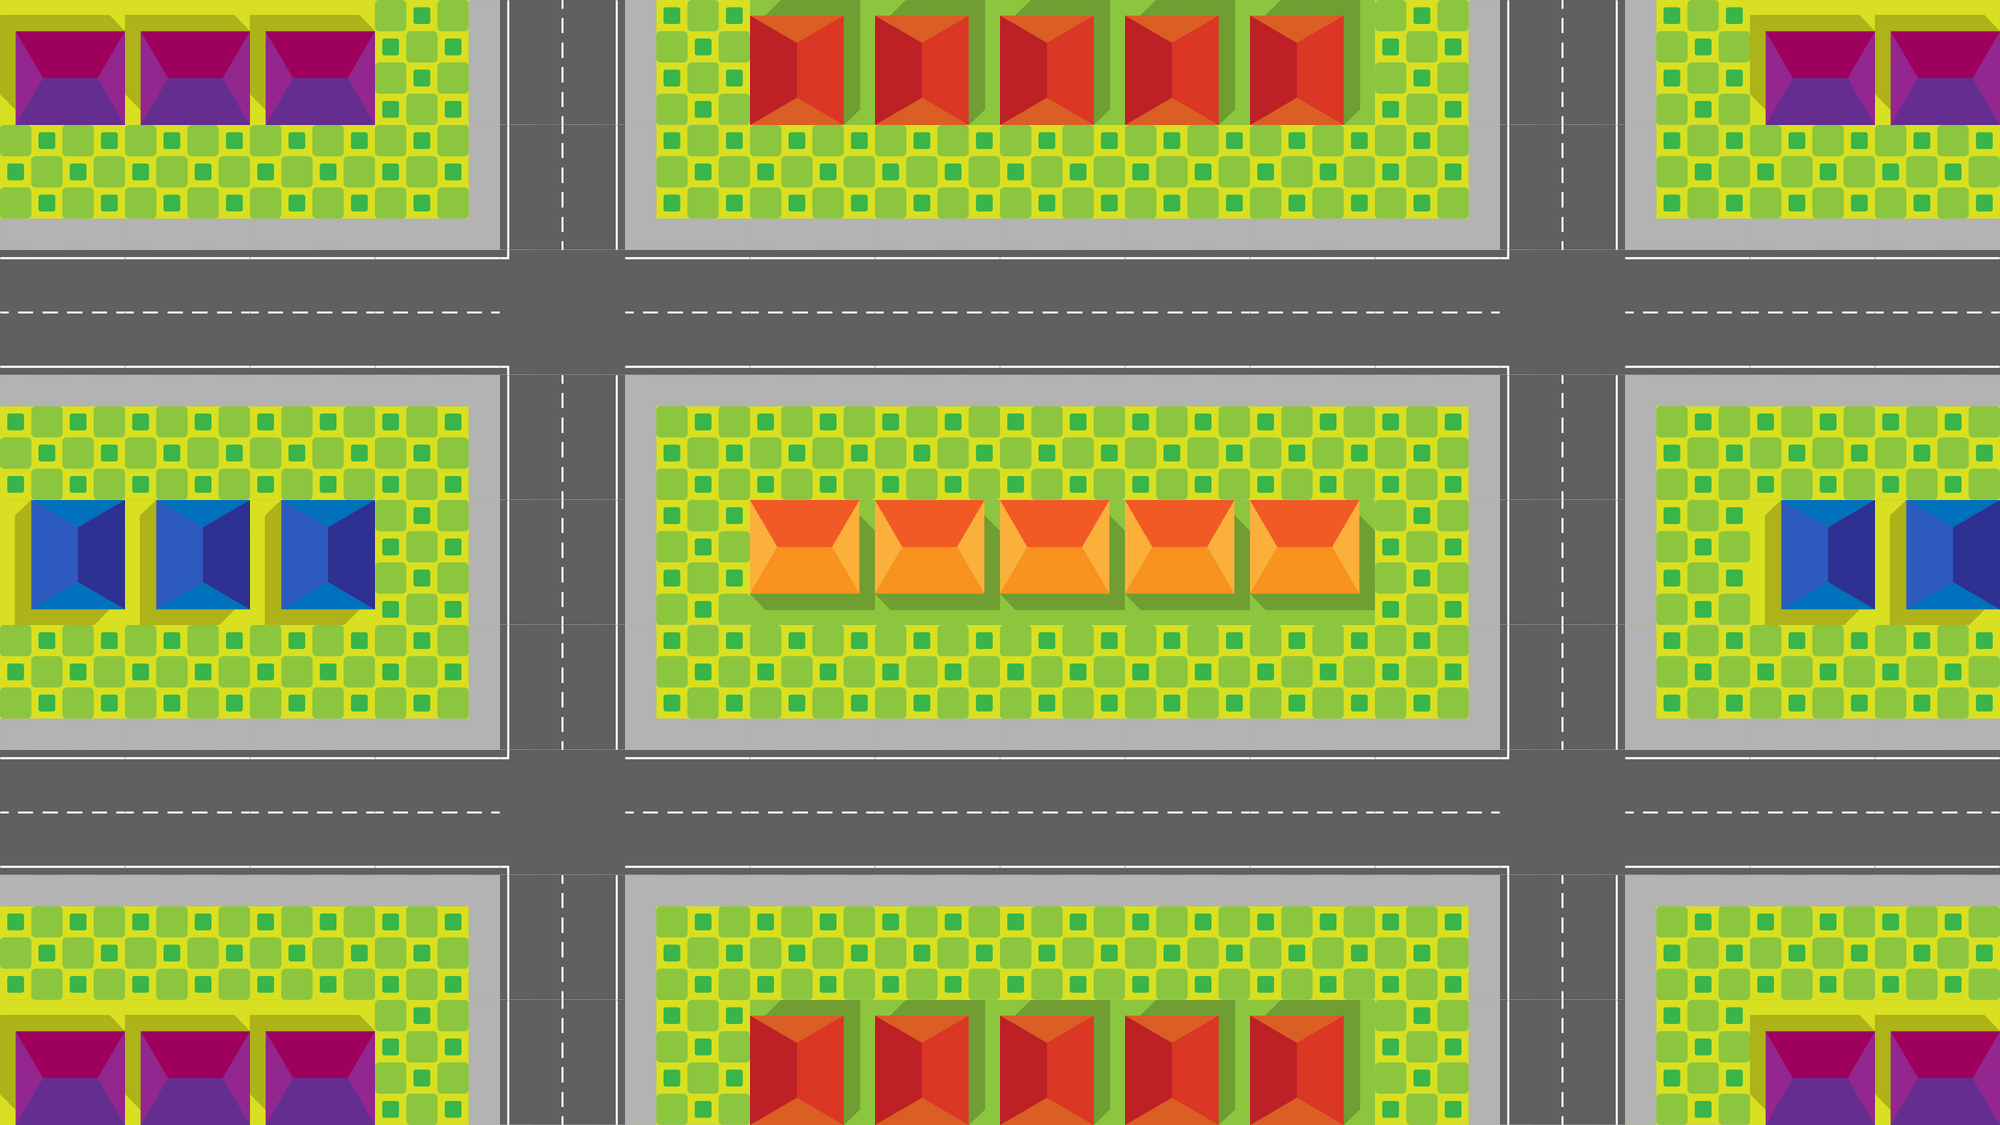

Tiled map render using the project's own tile images. Description and the map definition, with tile-layer contents summarised, below:
An orthogonal 16x9 tile map with 125x125 px tiles, 1 tile layer (Tile Layer 1) and 52 objects (24x path, 16x semaforo, 8x spawn, 4x incrocioA4).

<map version="1.4" tiledversion="1.4.1" orientation="orthogonal" renderorder="left-up" width="16" height="9" tilewidth="125" tileheight="125" infinite="0" nextlayerid="6" nextobjectid="66">
 <tileset firstgid="1" name="rsz_tiles_sheet" tilewidth="125" tileheight="125" tilecount="42" columns="7">
  <image source="../textures/rsz_tiles_sheet.png" trans="41ffef" width="875" height="750" />
 </tileset>
 <layer id="1" name="Tile Layer 1" width="16" height="9">
  <data>[144 cells, 144 non-empty, 15 distinct tile ids]</data>
 </layer>
 <objectgroup id="2" name="spawnpoints" locked="1">
  <object id="1" type="spawn" x="0" y="843.75">
   <properties>
    <property name="direzione" value="RIGHT" />
    <property name="tir" type="bool" value="true" />
   </properties>
   <point />
  </object>
  <object id="2" type="spawn" x="2000" y="781.25">
   <properties>
    <property name="direzione" value="LEFT" />
    <property name="tir" type="bool" value="true" />
   </properties>
   <point />
  </object>
  <object id="3" type="spawn" x="593.75" y="1125">
   <properties>
    <property name="direzione" value="UP" />
    <property name="tir" type="bool" value="true" />
   </properties>
   <point />
  </object>
  <object id="4" type="spawn" x="1593.75" y="1125">
   <properties>
    <property name="direzione" value="UP" />
    <property name="tir" type="bool" value="true" />
   </properties>
   <point />
  </object>
  <object id="5" type="spawn" x="1531.25" y="0">
   <properties>
    <property name="direzione" value="DOWN" />
    <property name="tir" type="bool" value="true" />
   </properties>
   <point />
  </object>
  <object id="6" type="spawn" x="531.25" y="0">
   <properties>
    <property name="direzione" value="DOWN" />
    <property name="tir" type="bool" value="true" />
   </properties>
   <point />
  </object>
  <object id="37" type="spawn" x="2000" y="281.25">
   <properties>
    <property name="direzione" value="LEFT" />
    <property name="tir" type="bool" value="true" />
   </properties>
   <point />
  </object>
  <object id="39" type="spawn" x="0" y="343.75">
   <properties>
    <property name="direzione" value="RIGHT" />
    <property name="tir" type="bool" value="true" />
   </properties>
   <point />
  </object>
 </objectgroup>
 <objectgroup id="3" name="paths" locked="1">
  <object id="10" name="path" type="path" x="593.75" y="875" height="250">
   <properties>
    <property name="direzione" value="UP" />
    <property name="paths" value="35,11,25" />
   </properties>
  </object>
  <object id="11" name="path" type="path" x="593.75" y="375" height="375">
   <properties>
    <property name="direzione" value="UP" />
    <property name="paths" value="29,12,38" />
   </properties>
  </object>
  <object id="12" name="path" type="path" x="593.75" y="0" height="250">
   <properties>
    <property name="direzione" value="UP" />
    <property name="paths" value="" />
   </properties>
  </object>
  <object id="13" name="path" type="path" x="1593.75" y="0" height="250">
   <properties>
    <property name="direzione" value="UP" />
    <property name="paths" value="" />
   </properties>
  </object>
  <object id="14" name="path" type="path" x="1593.75" y="375" height="375">
   <properties>
    <property name="direzione" value="UP" />
    <property name="paths" value="30,13,26" />
   </properties>
  </object>
  <object id="15" name="path" type="path" x="1593.75" y="875" height="250">
   <properties>
    <property name="direzione" value="UP" />
    <property name="paths" value="36,14,32" />
   </properties>
  </object>
  <object id="19" name="path" type="path" x="531.25" y="0" height="250">
   <properties>
    <property name="direzione" value="DOWN" />
    <property name="paths" value="38,20,29" />
   </properties>
  </object>
  <object id="20" name="path" type="path" x="531.25" y="375" height="375">
   <properties>
    <property name="direzione" value="DOWN" />
    <property name="paths" value="25,21,35" />
   </properties>
  </object>
  <object id="21" name="path" type="path" x="531.25" y="875" height="250">
   <properties>
    <property name="direzione" value="DOWN" />
    <property name="paths" value="" />
   </properties>
  </object>
  <object id="22" name="path" type="path" x="1531.25" y="0" height="250">
   <properties>
    <property name="direzione" value="DOWN" />
    <property name="paths" value="26,23,30" />
   </properties>
  </object>
  <object id="23" name="path" type="path" x="1531.25" y="375" height="375">
   <properties>
    <property name="direzione" value="DOWN" />
    <property name="paths" value="32,24,36" />
   </properties>
  </object>
  <object id="24" name="path" type="path" x="1531.25" y="875" height="250">
   <properties>
    <property name="direzione" value="DOWN" />
    <property name="paths" value="" />
   </properties>
  </object>
  <object id="25" name="path" type="path" x="0" y="781.25" width="500">
   <properties>
    <property name="direzione" value="LEFT" />
    <property name="paths" value="" />
   </properties>
  </object>
  <object id="26" name="path" type="path" x="625" y="281.25" width="875">
   <properties>
    <property name="direzione" value="LEFT" />
    <property name="paths" value="12,38,20" />
   </properties>
  </object>
  <object id="27" name="path" type="path" x="1625" y="281.25" width="375">
   <properties>
    <property name="direzione" value="LEFT" />
    <property name="paths" value="13,26,23" />
   </properties>
  </object>
  <object id="28" name="path" type="path" x="0" y="343.75" width="500">
   <properties>
    <property name="direzione" value="RIGHT" />
    <property name="paths" value="20,29,12" />
   </properties>
  </object>
  <object id="29" name="path" type="path" x="625" y="343.75" width="875">
   <properties>
    <property name="direzione" value="RIGHT" />
    <property name="paths" value="23,30,13" />
   </properties>
  </object>
  <object id="30" name="path" type="path" x="1625" y="343.75" width="375">
   <properties>
    <property name="direzione" value="RIGHT" />
    <property name="paths" value="" />
   </properties>
  </object>
  <object id="31" name="path" type="path" x="1625" y="781.25" width="375">
   <properties>
    <property name="direzione" value="LEFT" />
    <property name="paths" value="14,32,24" />
   </properties>
  </object>
  <object id="32" name="path" type="path" x="625" y="781.25" width="875">
   <properties>
    <property name="direzione" value="LEFT" />
    <property name="paths" value="11,25,21" />
   </properties>
  </object>
  <object id="33" name="path" type="path" x="0" y="843.75" width="500">
   <properties>
    <property name="direzione" value="RIGHT" />
    <property name="paths" value="10,35,11" />
   </properties>
  </object>
  <object id="35" name="path" type="path" x="625" y="843.75" width="875">
   <properties>
    <property name="direzione" value="RIGHT" />
    <property name="paths" value="24,36,14" />
   </properties>
  </object>
  <object id="36" name="path" type="path" x="1625" y="843.75" width="375">
   <properties>
    <property name="direzione" value="RIGHT" />
    <property name="paths" value="" />
   </properties>
  </object>
  <object id="38" name="path" type="path" x="0" y="281.25" width="500">
   <properties>
    <property name="direzione" value="LEFT" />
    <property name="paths" value="" />
   </properties>
  </object>
 </objectgroup>
 <objectgroup id="5" name="Incroci">
  <object id="62" type="incrocioA4" x="500" y="250" width="125" height="125" />
  <object id="63" type="incrocioA4" x="1500" y="250" width="125" height="125" />
  <object id="64" type="incrocioA4" x="500" y="750" width="125" height="125" />
  <object id="65" type="incrocioA4" x="1500" y="750" width="125" height="125" />
 </objectgroup>
 <objectgroup id="4" name="trafficLight" locked="1">
  <!-- 16 objects omitted --></objectgroup>
</map>
<!-- 16 of 52 objects omitted -->
